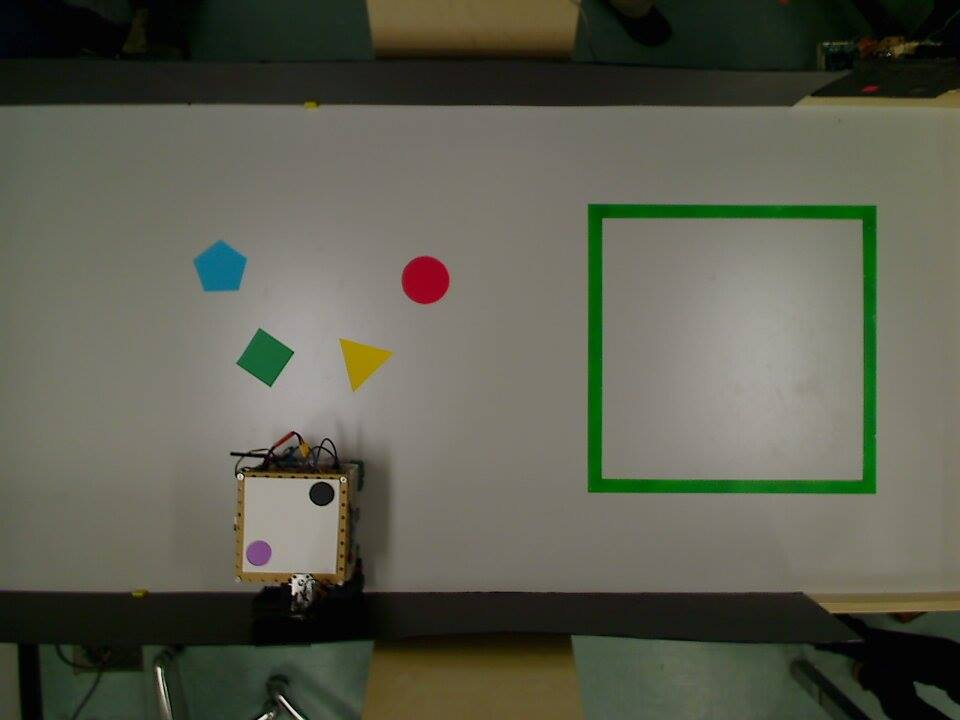
#> input picture Client/BaseStation/WorldVisionTest/Photo-Test/Frames/Picture 503.jpg, 960 x 720 px
$ python mainForTestPhil.py
#> lines starting #> are read from the running program, lines starting #| are printed output that depends on the picture; after the words box and inside, x2 and y2 are one past the last pixel; in counts of white or black regions, pixels touching at a corner belong together
### Client/BaseStation/WorldVision/mapBuilder.py
import cv2
import map
import numpy as np
from colorContainer import ColorContainer
from Factories.ShapeFactory import ShapeFactory

class MapBuilder:

    def __init__(self):
        self.__map = map.Map()
#> in myMain2, frame is the input picture: shape (720, 960, 3); mean B, G, R 80, 93.4, 92.3
        self.shapeFactory = ShapeFactory()
        self.MIN_SHAPE_SIZE = 900
        self.LIMIT_SIZE = 300000


    def buildMapWithAllFilter(self, frame, map):
        blurMapImage = cv2.GaussianBlur(frame, (5, 5), 0)
        for gray in cv2.split(blurMapImage):
            for threshold in xrange(0, 255, 24):
                if threshold == 0:
                    binary = cv2.Canny(gray, 0, 100, apertureSize=5)
                    binary = cv2.dilate(binary, None)
                else:
                    retval, binary = cv2.threshold(gray, threshold, 255, cv2.THRESH_BINARY)
                contours, hierarchy = cv2.findContours(binary, cv2.RETR_LIST, cv2.CHAIN_APPROX_SIMPLE)
                for contour in contours:
                    contour_len = cv2.arcLength(contour, True)
                    lessPreciseContour = cv2.approxPolyDP(contour, 0.05*contour_len, True)
                    contour = cv2.approxPolyDP(contour, 0.02*contour_len, True)

                    if cv2.contourArea(contour) > self.MIN_SHAPE_SIZE and cv2.isContourConvex(contour) and cv2.contourArea(contour) < 3000:
                        myShape = self.shapeFactory.ConstructShape(contour)
                        if myShape.isEqualEdges() and myShape.checkAngleValue():
                            map.addShape(myShape)

                    if cv2.contourArea(contour) > self.LIMIT_SIZE and cv2.isContourConvex(contour):
                        if len(contour) == 4:
                            map.setMapLimit(contour)

                    if cv2.contourArea(lessPreciseContour) > self.LIMIT_SIZE and cv2.isContourConvex(lessPreciseContour):
                        if len(lessPreciseContour) == 4:
                            map.setMapLimit(lessPreciseContour)
#> this loop made 3 passes
#> binary: shape (720, 960); every value is 0

        self.buildByColorClosing(frame, map)
        self.buildByColorOpening(frame, map)
        map.setShapesColor(frame)
        map.filterRobot()
        map.deleteBlackShapes()

        return map

    def buildByColorClosing(self, frame, map):

        for color in ColorContainer.islandColors:
            hsvImage = cv2.cvtColor(frame,cv2.COLOR_BGR2HSV)
            coloredImage = cv2.inRange(hsvImage,color.lower,color.higher)

            kernel = np.ones((5,5),np.uint8)
            closing = cv2.morphologyEx(coloredImage, cv2.MORPH_CLOSE, kernel)

            contours, hierarchy = cv2.findContours(closing, cv2.RETR_LIST, cv2.CHAIN_APPROX_SIMPLE)
            for contour in contours:
                cnt_len = cv2.arcLength(contour, True)
                contour = cv2.approxPolyDP(contour, 0.02*cnt_len, True)
                if cv2.isContourConvex(contour) and cv2.contourArea(contour) > self.MIN_SHAPE_SIZE:
                    myShape = self.shapeFactory.ConstructShape(contour)

                    if myShape.isEqualEdges() and myShape.checkAngleValue():
                        map.addShape(myShape)
#> this loop made 4 passes
#> pass 1, in buildByColorClosing, `coloredImage = cv2.inRange(hsvImage,color.lower,color.higher)`:
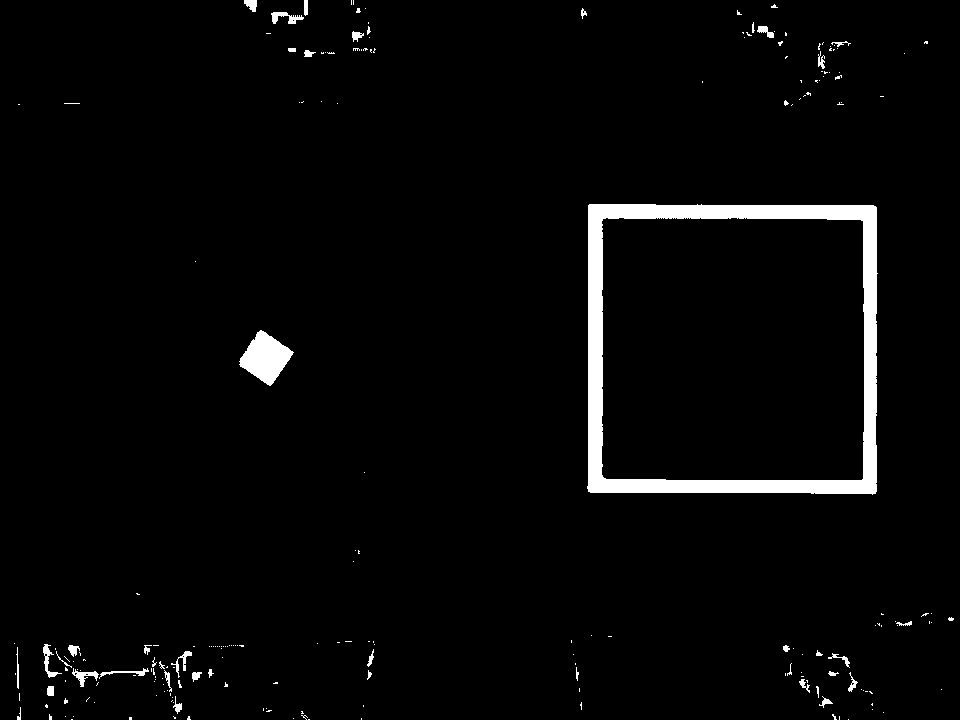
#> coloredImage: shape (720, 960); 2.9% white; 220 white regions (178 under 20 px), largest, box (x1, y1, x2, y2) and area: (587, 204, 878, 495) 15341, (239, 330, 294, 386) 1706, (271, 12, 304, 24) 197
#> after the loop:
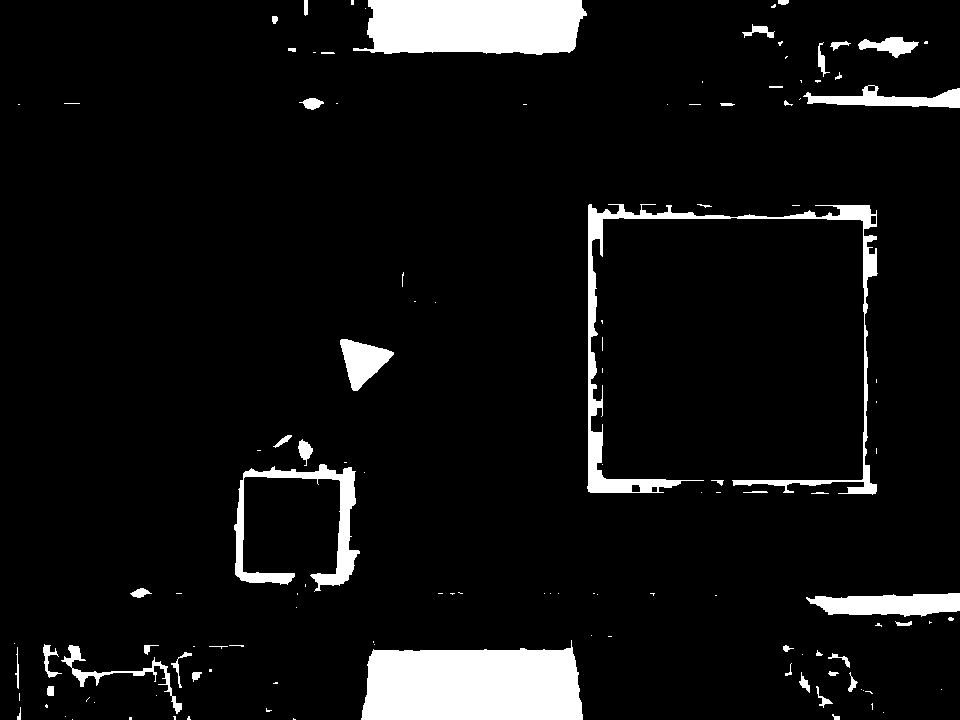
#> closing: shape (720, 960); 6.9% white; 125 white regions (78 under 20 px), largest, box (x1, y1, x2, y2) and area: (361, 640, 583, 720) 14888, (353, 0, 587, 55) 11061, (587, 204, 878, 495) 7390
#> after the loop:
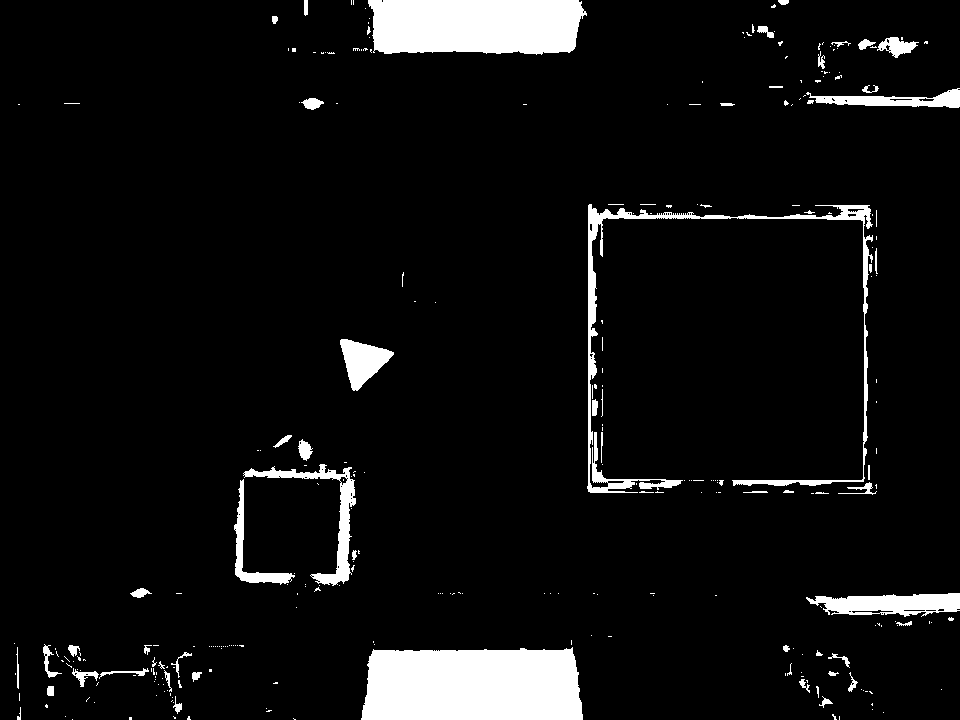
#> coloredImage: shape (720, 960); 6.5% white; 298 white regions (237 under 20 px), largest, box (x1, y1, x2, y2) and area: (361, 647, 583, 720) 14859, (368, 0, 587, 55) 10860, (587, 204, 873, 493) 5425

        return map

    def buildByColorOpening(self, frame, map):

        for color in ColorContainer.islandColors:
            hsvImage = cv2.cvtColor(frame,cv2.COLOR_BGR2HSV)
            coloredImage = cv2.inRange(hsvImage,color.lower,color.higher)

            kernel = np.ones((5,5),np.uint8)
            closing = cv2.morphologyEx(coloredImage, cv2.MORPH_OPEN, kernel)

            contours, hierarchy = cv2.findContours(closing, cv2.RETR_LIST, cv2.CHAIN_APPROX_SIMPLE)
            for contour in contours:
                cnt_len = cv2.arcLength(contour, True)
                contour = cv2.approxPolyDP(contour, 0.02*cnt_len, True)
                if cv2.isContourConvex(contour) and cv2.contourArea(contour) > self.MIN_SHAPE_SIZE:
                    myShape = self.shapeFactory.ConstructShape(contour)

                    if myShape.isEqualEdges() and myShape.checkAngleValue():
                        map.addShape(myShape)
#> this loop made 4 passes
#> pass 1, in buildByColorOpening, `closing = cv2.morphologyEx(coloredImage, cv2.MORPH_OPEN, kernel)`:
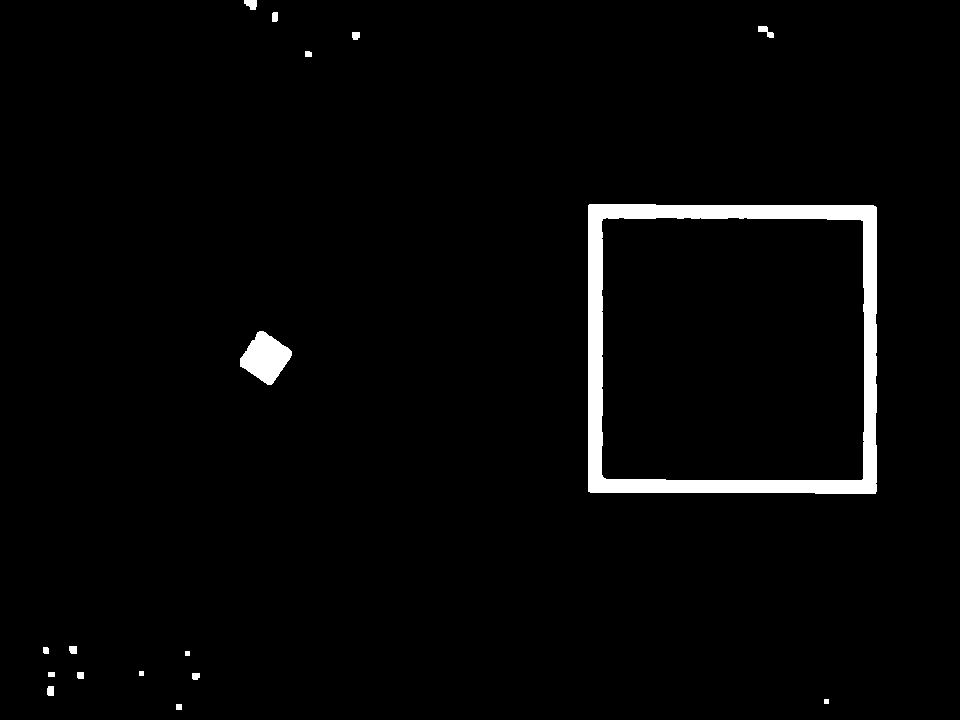
#> closing: shape (720, 960); 2.6% white; 17 white regions, largest, box (x1, y1, x2, y2) and area: (588, 204, 877, 494) 15290, (240, 331, 292, 385) 1694, (244, 0, 257, 10) 100
#> pass 3, in buildByColorOpening, `coloredImage = cv2.inRange(hsvImage,color.lower,color.higher)`:
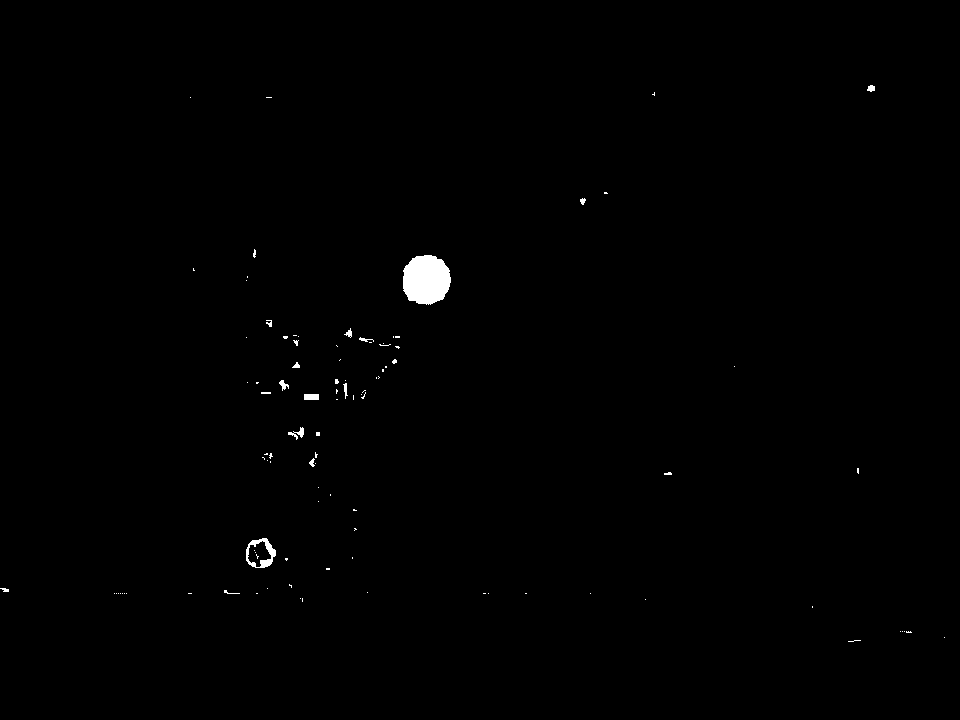
#> coloredImage: shape (720, 960); 0.47% white; 100 white regions (84 under 20 px), largest, box (x1, y1, x2, y2) and area: (403, 255, 451, 305) 1914, (246, 538, 276, 568) 345, (304, 394, 319, 400) 90

        return map

    # [25 lines left out: function updateRobotPosition, not called in this run]

### Client/BaseStation/WorldVision/shape.py
import cv2
import numpy as np
from colorContainer import ColorContainer
from Client.BaseStation.WorldVision.Factories.ColorFactory import ColorFactory


class Shape:

    def __init__(self, geometricName, contour):
        self.contour = contour
        self.geometricName = geometricName
        colorFactory = ColorFactory()
        self.color = colorFactory.constructColor(np.uint8([[[0, 255, 255]]]), "Not defined")

    def __eq__(self, other):
        if other == None:
            return False
        return self.contour[0].item(0) == other.contour[0].item(0) and self.contour[0].item(1) == other.contour[0].item(1)

    def getContour(self):
        if len(self.contour) < 2:
            return []
        return self.contour

    def getColorName(self):
        return self.color.getName()

    def getArea(self):
        if len(self.contour) < 3:
            return 0
        return cv2.contourArea(self.contour)

    def getBoundingRectangle(self):
        return cv2.boundingRect(self.contour)

    def getName(self):
        return self.geometricName

    def setColor(self, color):
        self.color = color

    def getCornerCount(self):
        return len(self.contour)

    # [8 lines left out: function getEdgesList, not called in this run]

    def findColor(self, frame):
        xCoordinate, yCoordinate, width, height = self.getBoundingRectangle()
        xStart = xCoordinate
        xEnd = xCoordinate + width
        yStart = yCoordinate
        yEnd = yCoordinate + height
        cropped = None
        cropped = frame[yStart:yEnd, xStart:xEnd]
        centerX = cropped.shape[0] / 2
        centerY = cropped.shape[1] / 2
        bgrShapeColor = np.uint8([[[cropped[centerX][centerY][0],cropped[centerX][centerY][1],cropped[centerX][centerY][2]]]])
        hsvShapeColor = cv2.cvtColor(bgrShapeColor,cv2.COLOR_BGR2HSV)
        for color in ColorContainer.colors:
            if color.isInSameColorRange(hsvShapeColor):
                self.color = color

    def findCenterOfMass(self):
        if len(self.contour) > 2:
            moment = cv2.moments(self.contour)
            centerOfMassX = int(moment['m10']/moment['m00'])
            centerOfMassY = int(moment['m01']/moment['m00'])
            return centerOfMassX, centerOfMassY
        else:
            return 0, 0

    def isEqualEdges(self):
        arbitraryEdge = np.array([self.contour[0], self.contour[1]])
        arbitraryNormalLength = cv2.arcLength(arbitraryEdge, False)
        for corner in range(1 , len(self.contour) - 1):
            length = cv2.arcLength(np.array([self.contour[corner], self.contour[corner + 1]]), False)
            if abs(length - arbitraryNormalLength) > 10:
                return False

        return True

    def checkAngleValue(self):
        return True

    # [22 lines left out: functions isOutsideLimit, isOutside, asSimilarCenterOfMass, not called in this run]

### Client/BaseStation/WorldVision/allColors.py
import cv2
import numpy as np

class Color:

    def __init__(self, bgrColor, colorName):
        self.dHue = 30
        self.colorName = colorName
        self.hsvColor = cv2.cvtColor(bgrColor,cv2.COLOR_BGR2HSV)

    # [19 lines left out: functions isInSameColorRange, isInHueRange, isInSaturationRange, isInValueRange, not called in this run]

    def getName(self):
        return self.colorName


class GenericColor(Color):
    def __init__(self, bgrColor, colorName):
        Color.__init__(self, bgrColor, colorName)

        lowerSaturation = 100
        higherSaturation = 255
        lowerValue = 38
        higherValue = 255

        self.lower = np.array([self.hsvColor.item(0) - self.dHue,lowerSaturation,lowerValue])
        self.higher = np.array([self.hsvColor.item(0) + self.dHue,higherSaturation,higherValue])


class Black(Color):
    def __init__(self, bgrColor, colorName):
        Color.__init__(self, bgrColor, colorName)
        lowerValue = 0
        higherValue = 80
        lowerSaturation = 0
        higherSaturation = 255
        self.lower = np.array([0,lowerSaturation,lowerValue])
        self.higher = np.array([179,higherSaturation,higherValue])

class YellowTreasure(Color):
    def __init__(self, bgrColor, colorName):
        Color.__init__(self, bgrColor, colorName)
        lowerValue = 75
        higherValue = 255
        lowerSaturation = 150
        higherSaturation = 255
        self.lower = np.array([25,lowerSaturation,lowerValue])
        self.higher = np.array([36,higherSaturation,higherValue])

class YellowTreasureDetect(Color):
    def __init__(self, bgrColor, colorName):
        Color.__init__(self, bgrColor, colorName)
        lowerValue = 75
        higherValue = 150
        lowerSaturation = 150
        higherSaturation = 255
        self.lower = np.array([25,lowerSaturation,lowerValue])
        self.higher = np.array([36,higherSaturation,higherValue])

class Everything(Color):
    def __init__(self, bgrColor, colorName):
        Color.__init__(self, bgrColor, colorName)
        lowerValue = 0
        higherValue = 255
        lowerSaturation = 0
        higherSaturation = 255
        self.lower = np.array([0,lowerSaturation,lowerValue])
        self.higher = np.array([179,higherSaturation,higherValue])

class Purple(Color):
    def __init__(self, bgrColor, colorName):
        Color.__init__(self, bgrColor, colorName)
        lowerValue = 75
        higherValue = 255
        lowerSaturation = 70
        higherSaturation = 255
        self.lower = np.array([126,lowerSaturation,lowerValue])
        self.higher = np.array([164,higherSaturation,higherValue])

class Red(Color):
    # [10 lines left out: function __init__, not called in this run]

class RedProximity(Color):
    def __init__(self, bgrColor, colorName):
        Color.__init__(self, bgrColor, colorName)

        lowerSaturation = 0
        higherSaturation = 255
        lowerValue = 38
        higherValue = 255

        self.lower = np.array([150, lowerSaturation, lowerValue])
        self.higher = np.array([179, higherSaturation, higherValue])

    # [4 lines left out: function isInHueRange, not called in this run]

### Client/BaseStation/WorldVision/allShapes.py
from shape import Shape
import numpy as np
import copy
import math

class Square(Shape):

    def __init__(self, geometricName, contour):
        Shape.__init__(self, geometricName, contour)
        cornerList = []
        self.minX = 1000
        self.maxX = 0
        self.minY = 1000
        self.maxY = 0
        contourCopy = contour
        if len(contourCopy) > 1:
            for corner in contourCopy:
                cornerList.append((corner.item(0), corner.item(1)))
            for corner in cornerList:
                if(corner[0] > self.maxX):
                    self.maxX = corner[0]
                if(corner[1] > self.maxY):
                    self.maxY = corner[1]
                if(corner[0] < self.minX):
                    self.minX = corner[0]
                if(corner[1] < self.minY):
                    self.minY = corner[1]
        else:
            self.minX = 0
            self.maxX = 960
            self.minY = 0
            self.maxY = 720

    def __angleCos(self, p0, p1, p2):
        d1, d2 = (p0-p1).astype('float'), (p2-p1).astype('float')
        return abs( np.dot(d1, d2) / np.sqrt( np.dot(d1, d1)*np.dot(d2, d2) ) )

    # [6 lines left out: function checkAngleValue, not called in this run]

    def getMaxCorner(self):
        return self.maxX, self.maxY

    def getMinCorner(self):
        return self.minX, self.minY

class Triangle(Shape):

    def __init__(self, geometricName, contour):
        Shape.__init__(self, geometricName, contour)

    # [29 lines left out: functions __getAngle, checkAngleValue, not called in this run]

    def __getVector(self, specialArray):
        newArray = [specialArray[1][0][0] - specialArray[0][0][0], specialArray[1][0][1] - specialArray[0][0][1]]
        return newArray

### Client/BaseStation/WorldVision/map.py
import cv2
import numpy as np
from shape import Shape
from Robot import Robot
from allShapes import Square
from Client.BaseStation.Logic.Pathfinding.Pathfinder import Pathfinder
from Client.BaseStation.Logic.Pathfinding.Path import Path
from Client.BaseStation.Logic.MapCoordinatesAjuster import MapCoordinatesAjuster
import math
import copy

class Map:

    SAFE_MARGIN = 110
    SAFE_MARGIN_FOR_TREASURE = 100

    def __init__(self):
        self.__shapes = []
        self.limit = Square("limit", np.array([[]], dtype=np.int32))
        self.robot = Robot(Shape("robot", np.array([[]], dtype=np.int32)), Shape("orientation", np.array([[]], dtype=np.int32)))
        self.target = None
        self.treasures = []
        self.orientationForTreasure = 0

    def getShapesList(self):
        return self.__shapes

    # [5 lines left out: function getContourList, not called in this run]

    def getMapLimit(self):
        return self.limit

    def getAverageShapeSize(self):
        averageSize = 0
        if len(self.__shapes) > 0:
            for shape in self.__shapes:
                averageSize += shape.getArea()
            averageSize = averageSize/len(self.__shapes)
        return averageSize

    # [147 lines left out: functions getEdgeGradiant, getPositionInFrontOfTreasure, getPositionInFrontOfIsland, not called in this run]


    def setMapLimit(self, contour):
        cornerList = []
        minX = 0
        maxX = 960
        minY = 105
        maxY = 587

#table 1 : (0,110), (960,590)

#table 2 : (0,109), (960,597)

#table 3 : (0,105), (960,587)

#table 5 : (0,125), (960,605)

#table 6 : (0,92), (960,580)

        newFoundLimit = Square("limit", np.array([[[minX,minY + 5]],[[minX,maxY - 5]],[[maxX, maxY - 5]],[[maxX,minY + 5]]], dtype=np.int32))

        if newFoundLimit.getArea() < self.limit.getArea() or len(self.limit.getContour()) == 0:
            self.limit = newFoundLimit

    def setShapesColor(self, frame):
        for shape in self.__shapes:
            shape.findColor(copy.copy(frame))
#> (the rest of the program and of its run is left out)
